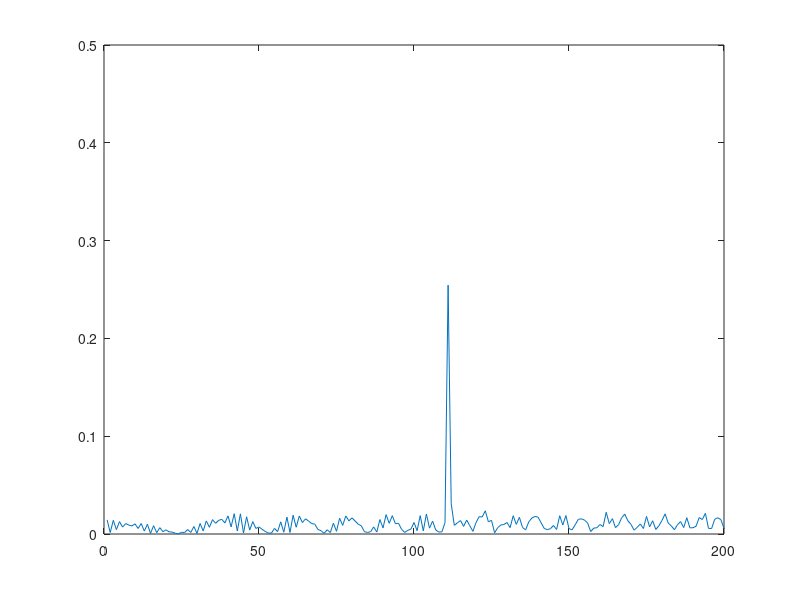
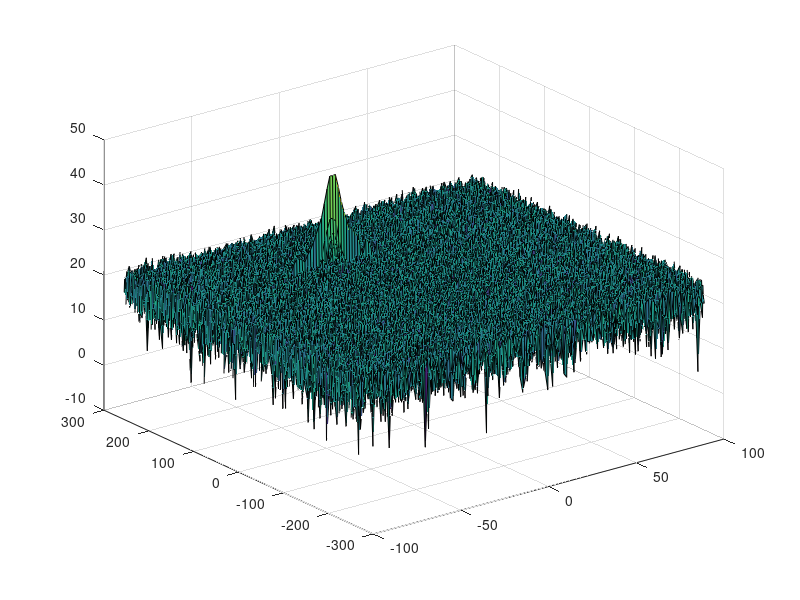

Reproduce these figures in MATLAB, in order. (Note: this script raises an error after producing the figures.)
close all
clear all
clc;

%% Radar Specifications 
%%%%%%%%%%%%%%%%%%%%%%%%%%%
% Frequency of operation = 77GHz
% Max Range = 200m
% Range Resolution = 1 m
% Max Velocity = 100 m/s
%%%%%%%%%%%%%%%%%%%%%%%%%%%

%speed of light = 3e8

Rmax = 200;  % m
Rres = 1;    % m
Vres = 3;    % m/s
Vmax = 70;   % m/s
c    = 3e8;  % m/s

sweepFactor = 5.5;

%% User Defined Range and Velocity of target
% *%TODO* :
% define the target's initial position and velocity. Note : Velocity
% remains contant
Rtarget = 110;  % m
Vtarget = -20;   % m/s
 


%% FMCW Waveform Generation

% *%TODO* :
%Design the FMCW waveform by giving the specs of each of its parameters.
% Calculate the Bandwidth (B), Chirp Time (Tchirp) and Slope (slope) of the FMCW
% chirp using the requirements above.

B      = c/(2 * Rres); %Bandwidth(Bsweep)=speed_of_light/(2*rangeResolution)
Tchirp = sweepFactor * 2 * Rmax / c;
slope  = B / Tchirp;

%Operating carrier frequency of Radar 
fc= 77e9;             %carrier freq

                                                          
%The number of chirps in one sequence. Its ideal to have 2^ value for the ease of running the FFT
%for Doppler Estimation. 
Nd=128;                   % #of doppler cells OR #of sent periods % number of chirps

%The number of samples on each chirp. 
Nr=1024;                  %for length of time OR # of range cells

% Timestamp for running the displacement scenario for every sample on each
% chirp
t=linspace(0,Nd*Tchirp,Nr*Nd); %total time for samples


%Creating the vectors for Tx, Rx and Mix based on the total samples input.
Tx=zeros(1,length(t)); %transmitted signal
Rx=zeros(1,length(t)); %received signal
Mix = zeros(1,length(t)); %beat signal

%Similar vectors for range_covered and time delay.
r_t=zeros(1,length(t));
td=zeros(1,length(t));


%% Signal generation and Moving Target simulation
% Running the radar scenario over the time. 

% t(1:50)

for i=1:length(t)         
    
    
    % *%TODO* :
    %For each time stamp update the Range of the Target for constant velocity. 
    if (i > 1)
        Rtarget = Rtarget + Vtarget * (t(i) - t(i - 1));
    end
    
    tD = 2 * Rtarget / c ;
    
    % *%TODO* :
    %For each time sample we need update the transmitted and
    %received signal. 
    Tx(i) = cos( 2*pi * (fc * t(i) + slope * (t(i)^2) / 2));
    Rx(i) = cos( 2*pi * (fc * (t(i) - tD) + (slope * (t(i) - tD)^2 ) / 2));
    
    % *%TODO* :
    %Now by mixing the Transmit and Receive generate the beat signal
    %This is done by element wise matrix multiplication of Transmit and
    %Receiver Signal
    Mix(i) = Tx(i) * Rx(i);
    
end

%% RANGE MEASUREMENT


 % *%TODO* :
%reshape the vector into Nr*Nd array. Nr and Nd here would also define the size of
%Range and Doppler FFT respectively.
signal     = reshape(Mix, [Nr, Nd]);

 % *%TODO* :
%run the FFT on the beat signal along the range bins dimension (Nr) and
%normalize.
signal_fft = fft(signal, Nr, 1);

 % *%TODO* :
% Take the absolute value of FFT output
P2 = abs(signal_fft/Nr);

 % *%TODO* :
% Output of FFT is double sided signal, but we are interested in only one side of the spectrum.
% Hence we throw out half of the samples.
P1 = P2(1:Nr/2 + 1);


%plotting the range


 % *%TODO* :
 % plot FFT output 


figure ('Name','Range from First FFT')  %plotting the range
plot(P1);                               % plot FFT output 
axis ([0 200 0 0.5]);


%% RANGE DOPPLER RESPONSE
% The 2D FFT implementation is already provided here. This will run a 2DFFT
% on the mixed signal (beat signal) output and generate a range doppler
% map.You will implement CFAR on the generated RDM


% Range Doppler Map Generation.

% The output of the 2D FFT is an image that has reponse in the range and
% doppler FFT bins. So, it is important to convert the axis from bin sizes
% to range and doppler based on their Max values.

Mix=reshape(Mix,[Nr,Nd]);

% 2D FFT using the FFT size for both dimensions.
sig_fft2 = fft2(Mix,Nr,Nd);

% Taking just one side of signal from Range dimension.
sig_fft2 = sig_fft2(1:Nr/2,1:Nd);
sig_fft2 = fftshift (sig_fft2);
RDM = abs(sig_fft2);
RDM = 10*log10(RDM) ;

%use the surf function to plot the output of 2DFFT and to show axis in both
%dimensions
doppler_axis = linspace(-100,100,Nd);
range_axis = linspace(-200,200,Nr/2)*((Nr/2)/400);
figure,surf(doppler_axis,range_axis,RDM);

%% CFAR implementation

%Slide Window through the complete Range Doppler Map

% *%TODO* :
%Select the number of Training Cells in both the dimensions.
Tc = 8;
Tr = 10;

% *%TODO* :
%Select the number of Guard Cells in both dimensions around the Cell under 
%test (CUT) for accurate estimation
Gc = 2;
Gr = 4;

Cols = 2 * (Tc + Gc) + 1;
Rows = 2 * (Tr + Gr) + 1;

TrnCells = 2* Tc * (2* (Tr + Gr) + 1) + 2*Tr * (2 * Gc + 1);


% Create a sliding window of 1s of the following size
% 
%              T T T T T T T T T T T 
%              T T T T T T T T T T T 
%              T T T G G G G G T T T 
%              T T T G G C G G T T T 
%              T T T G G G G G T T T 
%              T T T T T T T T T T T 
%              T T T T T T T T T T T 
          
window   = ones(Rows, Cols);

% Mofidy the sliding window so that only trainig cells have 1s. Those are
% the cells for which nose needs to be added
% 
%              1 1 1 1 1 1 1 1 1 1 1
%              1 1 1 1 1 1 1 1 1 1 1
%              1 1 1 0 0 0 0 0 1 1 1 
%              1 1 1 0 0 0 0 0 1 1 1 
%              1 1 1 0 0 0 0 0 1 1 1  
%              1 1 1 1 1 1 1 1 1 1 1
%              1 1 1 1 1 1 1 1 1 1 1

for row = 1:Rows
    for col = 1:Cols
        
        if ((row > Tr) && (row <= (Tr + 2*Gr + 1)) && (col > Tc) ...
                && (col <= Tc + 2 * Gc + 1))
           window(row, col) = 0;            
        end        
    end
end

% *%TODO* :
% offset the threshold by SNR value 
offset = 4;

% *%TODO* :
%Create a vector to store noise_level for each iteration on training cells
noise_matrix = zeros(size(window));

% *%TODO* :
%design a loop such that it slides the CUT across range doppler map by
%giving margins at the edges for Training and Guard Cells.
%For every iteration sum the signal level within all the training
%cells. To sum convert the value from logarithmic to linear using db2pow
%function. Average the summed values for all of the training
%cells used. After averaging convert it back to logarithimic using pow2db.
%Further add the offset to it to determine the threshold. Next, compare the
%signal under CUT with this threshold. If the CUT level > threshold assign
%it a value of 1, else equate it to 0.


% Use RDM[x,y] as the matrix from the output of 2D FFT for implementing
% CFAR

winSize  = size(window);
RSMSize  = size(RDM);
RDM_CFAR = zeros(RSMSize);

for row = 1:(RSMSize(1) - 2*(Gr+Tr))  
    for col = 1:(RSMSize(2) - 2*(Gc+Tc))
        
        % Calculate the noise matrix by multiplying the sliding window with
        % the RDM matrix matching the sliding window size
        noise_matrix = window.*RDM(row:(winSize(1) + row - 1), col:(winSize(2) + col - 1));
        noise_matrix = db2pow(noise_matrix);                % Convert from decibal to linear scale
        noise       = sum(sum(noise_matrix, 'All'));        % Add all the noises from the noise_matrix
        threshold   = (noise / TrnCells) * offset;          % Average the Noise and multiplying the offset
        threshold   = pow2db(threshold);                    % Convert to decibal 
        signal      = RDM(row + Tr + Gr, col + Tc + Gc);    % Extract the signal from CUT cell
        
        if signal > threshold
            RDM_CFAR(row + Tr + Gr, col + Tc + Gc) = 1;
        end
        
        fprintf(' %i, %i Thresh: %0.3f, Signal: %0.3f \n', row, col, threshold, signal);
             
    end
    
end


% *%TODO* :
%display the CFAR output using the Surf function like we did for Range
%Doppler Response output.
figure('Name','CA-CFAR Filtered RDM'),surf(doppler_axis,range_axis,RDM_CFAR);
colorbar;
